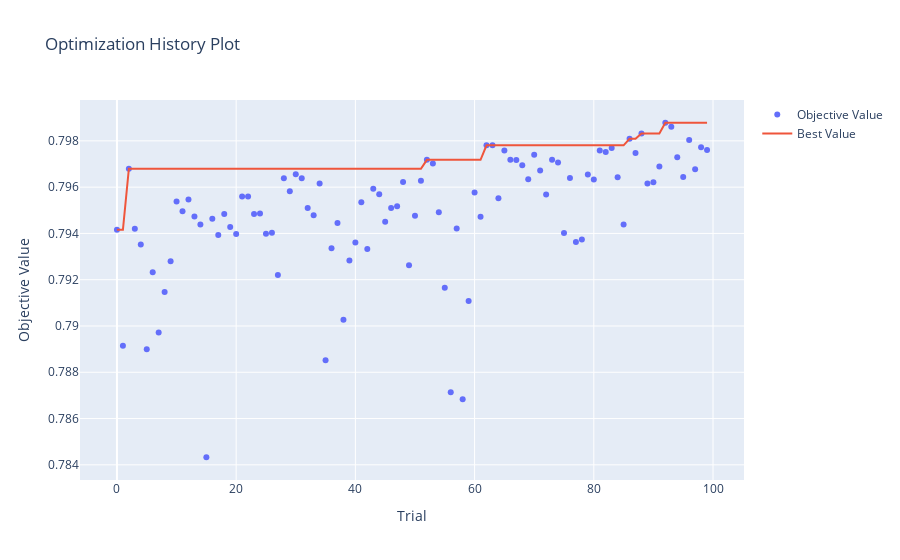
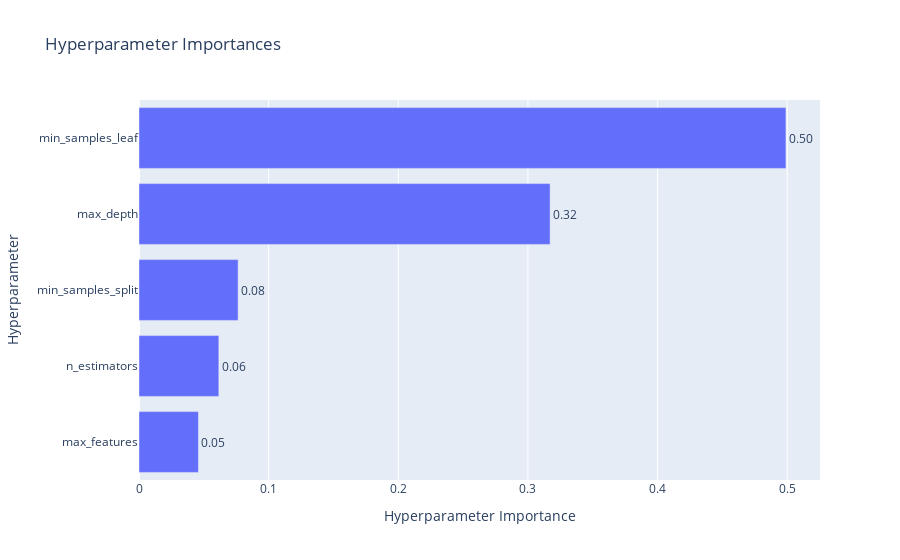

Notebook source saved alongside these figures, in order:
### Code cell
print(f"Лучшие параметры для Random Forest:")
print(study_rf.best_params)
print(f"Лучший ROC-AUC: {study_rf.best_value:.4f}")

fig = optuna.visualization.plot_optimization_history(study_rf)
fig.show()

fig = optuna.visualization.plot_param_importances(study_rf)
fig.show()
